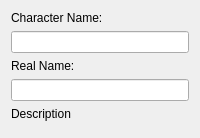
         <widget class="QWidget" name="characterEdit">
          <layout class="QVBoxLayout" name="verticalLayout_4">
           <item>
            <widget class="QLabel" name="label_9">
             <property name="sizePolicy">
              <sizepolicy hsizetype="Expanding" vsizetype="Preferred">
               <horstretch>0</horstretch>
               <verstretch>0</verstretch>
              </sizepolicy>
             </property>
             <property name="text">
              <string>Character Name:</string>
             </property>
            </widget>
           </item>
           <item>
            <widget class="AcceptebleLineEdit" name="characterName">
             <property name="maxLength">
              <number>300</number>
             </property>
            </widget>
           </item>
           <item>
            <widget class="QLabel" name="label_4">
             <property name="sizePolicy">
              <sizepolicy hsizetype="Expanding" vsizetype="Preferred">
               <horstretch>0</horstretch>
               <verstretch>0</verstretch>
              </sizepolicy>
             </property>
             <property name="text">
              <string>Real Name:</string>
             </property>
            </widget>
           </item>
           <item>
            <widget class="QLineEdit" name="characterRealName">
             <property name="maxLength">
              <number>300</number>
             </property>
            </widget>
           </item>
           <item>
            <widget class="QLabel" name="label_5">
             <property name="sizePolicy">
              <sizepolicy hsizetype="Expanding" vsizetype="Preferred">
               <horstretch>0</horstretch>
               <verstretch>0</verstretch>
              </sizepolicy>
             </property>
             <property name="text">
              <string>Description</string>
             </property>
            </widget>
           </item>
           <item>
            <widget class="SimpleTextEditorWidget" name="characterDescription" native="true">
             <property name="sizePolicy">
              <sizepolicy hsizetype="Expanding" vsizetype="Expanding">
               <horstretch>0</horstretch>
               <verstretch>0</verstretch>
              </sizepolicy>
             </property>
            </widget>
           </item>
          </layout>
         </widget>
